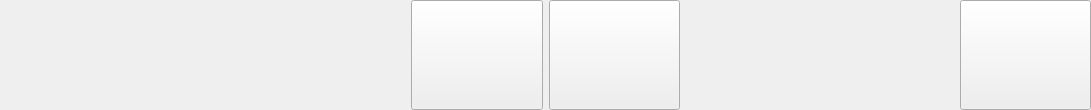
    <widget class="QWidget" name="widget" native="true">
     <property name="geometry">
      <rect>
       <x>10</x>
       <y>722</y>
       <width>1091</width>
       <height>110</height>
      </rect>
     </property>
     <property name="autoFillBackground">
      <bool>false</bool>
     </property>
     <property name="styleSheet">
      <string notr="true">border-image:none;</string>
     </property>
     <layout class="QHBoxLayout" name="horizontalLayout">
      <property name="sizeConstraint">
       <enum>QLayout::SetMaximumSize</enum>
      </property>
      <property name="leftMargin">
       <number>0</number>
      </property>
      <property name="topMargin">
       <number>0</number>
      </property>
      <property name="rightMargin">
       <number>0</number>
      </property>
      <property name="bottomMargin">
       <number>0</number>
      </property>
      <item>
       <widget class="QPushButton" name="pushButton_22">
        <property name="sizePolicy">
         <sizepolicy hsizetype="Minimum" vsizetype="Minimum">
          <horstretch>0</horstretch>
          <verstretch>0</verstretch>
         </sizepolicy>
        </property>
        <property name="font">
         <font>
          <underline>false</underline>
         </font>
        </property>
        <property name="mouseTracking">
         <bool>false</bool>
        </property>
        <property name="focusPolicy">
         <enum>Qt::NoFocus</enum>
        </property>
        <property name="contextMenuPolicy">
         <enum>Qt::NoContextMenu</enum>
        </property>
        <property name="autoFillBackground">
         <bool>false</bool>
        </property>
        <property name="styleSheet">
         <string notr="true">border-image: url(:/KU_X3);</string>
        </property>
        <property name="text">
         <string/>
        </property>
        <property name="checkable">
         <bool>false</bool>
        </property>
        <property name="autoRepeat">
         <bool>false</bool>
        </property>
        <property name="autoExclusive">
         <bool>false</bool>
        </property>
        <property name="autoDefault">
         <bool>false</bool>
        </property>
        <property name="default">
         <bool>false</bool>
        </property>
        <property name="flat">
         <bool>true</bool>
        </property>
       </widget>
      </item>
      <item>
       <widget class="QPushButton" name="pushButton_30">
        <property name="sizePolicy">
         <sizepolicy hsizetype="Minimum" vsizetype="Minimum">
          <horstretch>0</horstretch>
          <verstretch>0</verstretch>
         </sizepolicy>
        </property>
        <property name="font">
         <font>
          <underline>false</underline>
         </font>
        </property>
        <property name="mouseTracking">
         <bool>false</bool>
        </property>
        <property name="focusPolicy">
         <enum>Qt::NoFocus</enum>
        </property>
        <property name="contextMenuPolicy">
         <enum>Qt::NoContextMenu</enum>
        </property>
        <property name="autoFillBackground">
         <bool>false</bool>
        </property>
        <property name="styleSheet">
         <string notr="true">border-image: url(:/KU_X3);</string>
        </property>
        <property name="text">
         <string/>
        </property>
        <property name="checkable">
         <bool>false</bool>
        </property>
        <property name="autoRepeat">
         <bool>false</bool>
        </property>
        <property name="autoExclusive">
         <bool>false</bool>
        </property>
        <property name="autoDefault">
         <bool>false</bool>
        </property>
        <property name="default">
         <bool>false</bool>
        </property>
        <property name="flat">
         <bool>true</bool>
        </property>
       </widget>
      </item>
      <item>
       <widget class="QPushButton" name="pushButton_23">
        <property name="sizePolicy">
         <sizepolicy hsizetype="Minimum" vsizetype="Minimum">
          <horstretch>0</horstretch>
          <verstretch>0</verstretch>
         </sizepolicy>
        </property>
        <property name="font">
         <font>
          <underline>false</underline>
         </font>
        </property>
        <property name="mouseTracking">
         <bool>false</bool>
        </property>
        <property name="focusPolicy">
         <enum>Qt::NoFocus</enum>
        </property>
        <property name="contextMenuPolicy">
         <enum>Qt::NoContextMenu</enum>
        </property>
        <property name="autoFillBackground">
         <bool>false</bool>
        </property>
        <property name="styleSheet">
         <string notr="true">border-image: url(:/KU_X3);</string>
        </property>
        <property name="text">
         <string/>
        </property>
        <property name="checkable">
         <bool>false</bool>
        </property>
        <property name="autoRepeat">
         <bool>false</bool>
        </property>
        <property name="autoExclusive">
         <bool>false</bool>
        </property>
        <property name="autoDefault">
         <bool>false</bool>
        </property>
        <property name="default">
         <bool>false</bool>
        </property>
        <property name="flat">
         <bool>true</bool>
        </property>
       </widget>
      </item>
      <item>
       <widget class="QPushButton" name="phoneNumB">
        <property name="sizePolicy">
         <sizepolicy hsizetype="Minimum" vsizetype="Minimum">
          <horstretch>0</horstretch>
          <verstretch>0</verstretch>
         </sizepolicy>
        </property>
        <property name="font">
         <font>
          <underline>false</underline>
         </font>
        </property>
        <property name="cursor">
         <cursorShape>PointingHandCursor</cursorShape>
        </property>
        <property name="styleSheet">
         <string notr="true">QPushButton{
border-image: url(:/KU_PHONE);
}

QPushButton:Hover{
border-image: url(:/KU_PHONE_T);
}</string>
        </property>
        <property name="text">
         <string/>
        </property>
       </widget>
      </item>
      <item>
       <widget class="QPushButton" name="pushButton_9">
        <property name="sizePolicy">
         <sizepolicy hsizetype="Minimum" vsizetype="Minimum">
          <horstretch>0</horstretch>
          <verstretch>0</verstretch>
         </sizepolicy>
        </property>
        <property name="font">
         <font>
          <underline>false</underline>
         </font>
        </property>
        <property name="mouseTracking">
         <bool>false</bool>
        </property>
        <property name="focusPolicy">
         <enum>Qt::NoFocus</enum>
        </property>
        <property name="contextMenuPolicy">
         <enum>Qt::NoContextMenu</enum>
        </property>
        <property name="autoFillBackground">
         <bool>false</bool>
        </property>
        <property name="styleSheet">
         <string notr="true">border-image: url(:/KU_TOILET);</string>
        </property>
        <property name="text">
         <string/>
        </property>
        <property name="checkable">
         <bool>false</bool>
        </property>
        <property name="autoRepeat">
         <bool>false</bool>
        </property>
        <property name="autoExclusive">
         <bool>false</bool>
        </property>
        <property name="autoDefault">
         <bool>false</bool>
        </property>
        <property name="default">
         <bool>false</bool>
        </property>
        <property name="flat">
         <bool>false</bool>
        </property>
       </widget>
      </item>
      <item>
       <widget class="QPushButton" name="pushButton_26">
        <property name="sizePolicy">
         <sizepolicy hsizetype="Minimum" vsizetype="Minimum">
          <horstretch>0</horstretch>
          <verstretch>0</verstretch>
         </sizepolicy>
        </property>
        <property name="font">
         <font>
          <underline>false</underline>
         </font>
        </property>
        <property name="mouseTracking">
         <bool>false</bool>
        </property>
        <property name="focusPolicy">
         <enum>Qt::NoFocus</enum>
        </property>
        <property name="contextMenuPolicy">
         <enum>Qt::NoContextMenu</enum>
        </property>
        <property name="autoFillBackground">
         <bool>false</bool>
        </property>
        <property name="styleSheet">
         <string notr="true">border-image: url(:/KU_X3);</string>
        </property>
        <property name="text">
         <string/>
        </property>
        <property name="checkable">
         <bool>false</bool>
        </property>
        <property name="autoRepeat">
         <bool>false</bool>
        </property>
        <property name="autoExclusive">
         <bool>false</bool>
        </property>
        <property name="autoDefault">
         <bool>false</bool>
        </property>
        <property name="default">
         <bool>false</bool>
        </property>
        <property name="flat">
         <bool>true</bool>
        </property>
       </widget>
      </item>
      <item>
       <widget class="QPushButton" name="pushButton_25">
        <property name="sizePolicy">
         <sizepolicy hsizetype="Minimum" vsizetype="Minimum">
          <horstretch>0</horstretch>
          <verstretch>0</verstretch>
         </sizepolicy>
        </property>
        <property name="font">
         <font>
          <underline>false</underline>
         </font>
        </property>
        <property name="mouseTracking">
         <bool>false</bool>
        </property>
        <property name="focusPolicy">
         <enum>Qt::NoFocus</enum>
        </property>
        <property name="contextMenuPolicy">
         <enum>Qt::NoContextMenu</enum>
        </property>
        <property name="autoFillBackground">
         <bool>false</bool>
        </property>
        <property name="styleSheet">
         <string notr="true">border-image: url(:/KU_X3);</string>
        </property>
        <property name="text">
         <string/>
        </property>
        <property name="checkable">
         <bool>false</bool>
        </property>
        <property name="autoRepeat">
         <bool>false</bool>
        </property>
        <property name="autoExclusive">
         <bool>false</bool>
        </property>
        <property name="autoDefault">
         <bool>false</bool>
        </property>
        <property name="default">
         <bool>false</bool>
        </property>
        <property name="flat">
         <bool>true</bool>
        </property>
       </widget>
      </item>
      <item>
       <widget class="QPushButton" name="pushButton_4">
        <property name="sizePolicy">
         <sizepolicy hsizetype="Minimum" vsizetype="Minimum">
          <horstretch>0</horstretch>
          <verstretch>0</verstretch>
         </sizepolicy>
        </property>
        <property name="font">
         <font>
          <underline>false</underline>
         </font>
        </property>
        <property name="mouseTracking">
         <bool>false</bool>
        </property>
        <property name="focusPolicy">
         <enum>Qt::NoFocus</enum>
        </property>
        <property name="contextMenuPolicy">
         <enum>Qt::NoContextMenu</enum>
        </property>
        <property name="autoFillBackground">
         <bool>false</bool>
        </property>
        <property name="styleSheet">
         <string notr="true">border-image: url(:/KU_EXIT);</string>
        </property>
        <property name="text">
         <string/>
        </property>
        <property name="checkable">
         <bool>false</bool>
        </property>
        <property name="autoRepeat">
         <bool>false</bool>
        </property>
        <property name="autoExclusive">
         <bool>false</bool>
        </property>
        <property name="autoDefault">
         <bool>false</bool>
        </property>
        <property name="default">
         <bool>false</bool>
        </property>
        <property name="flat">
         <bool>false</bool>
        </property>
       </widget>
      </item>
     </layout>
    </widget>
